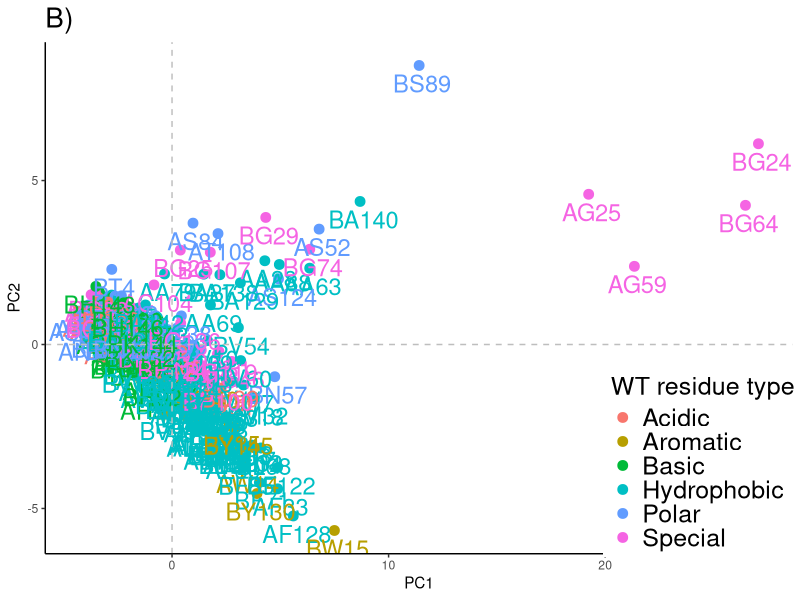
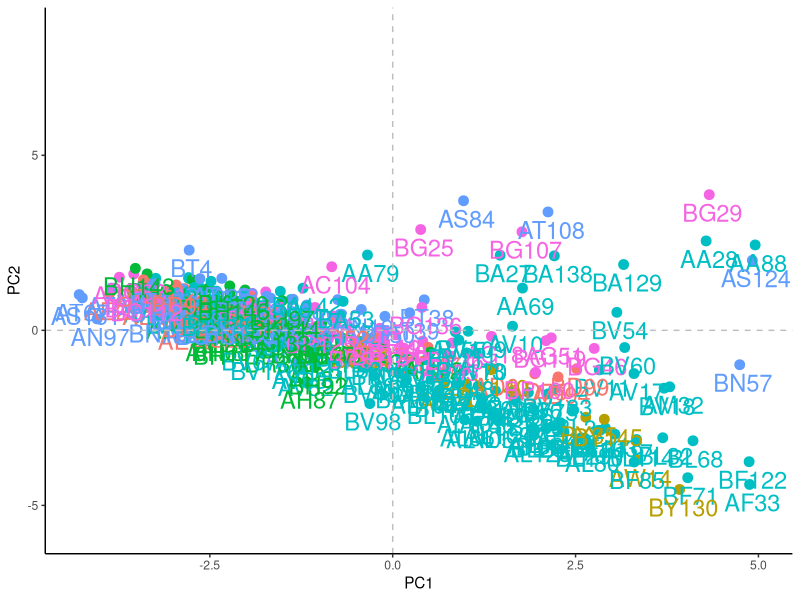
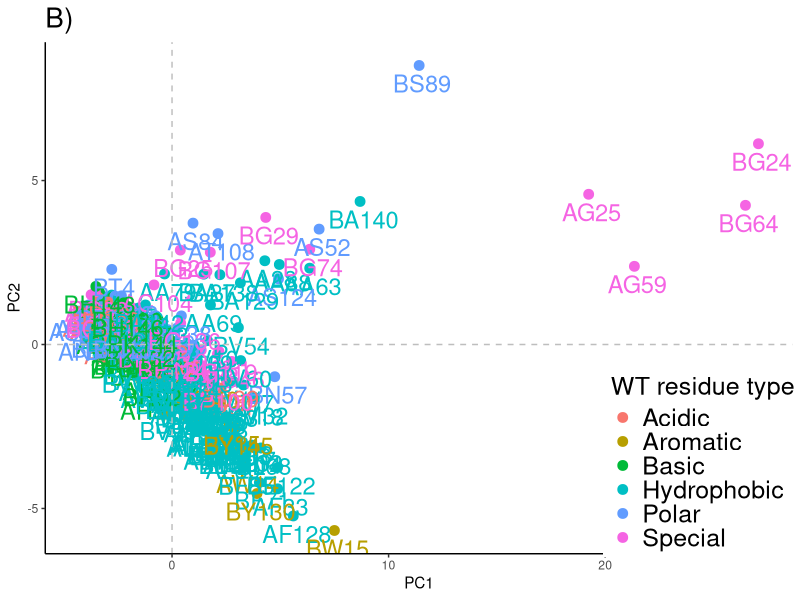
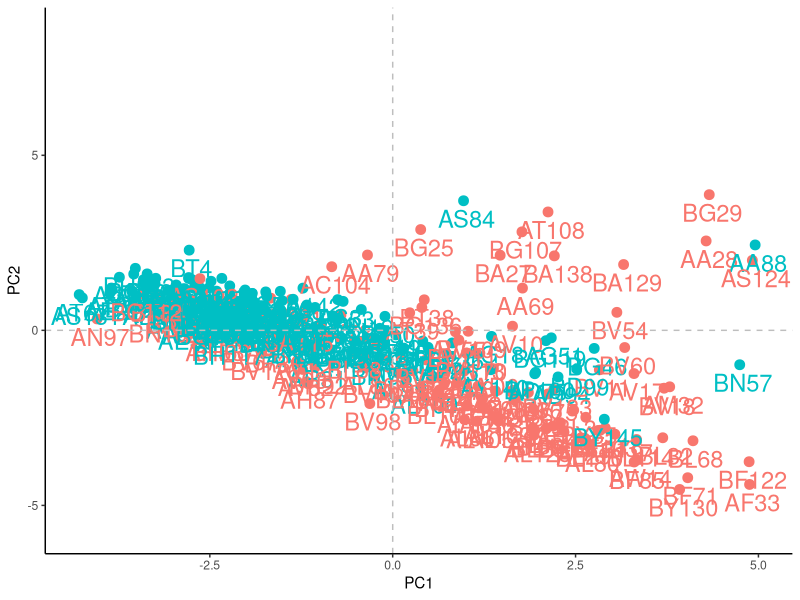
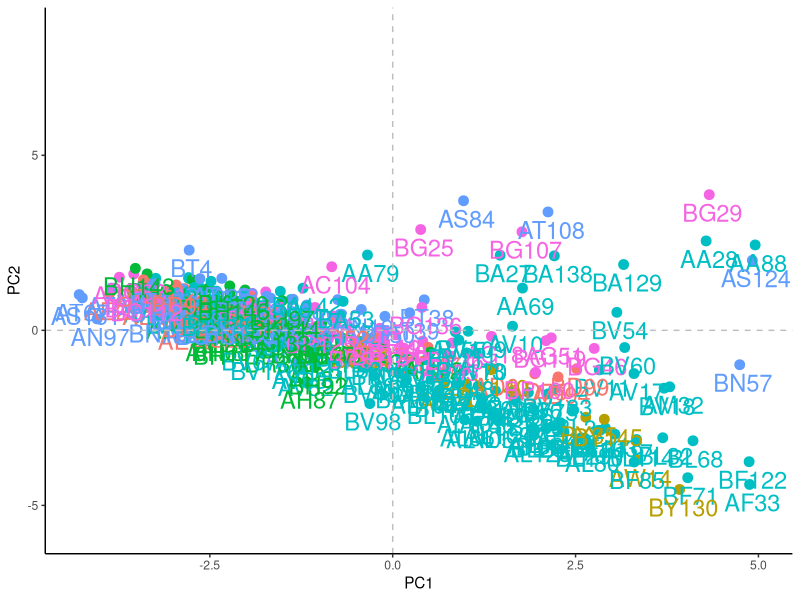
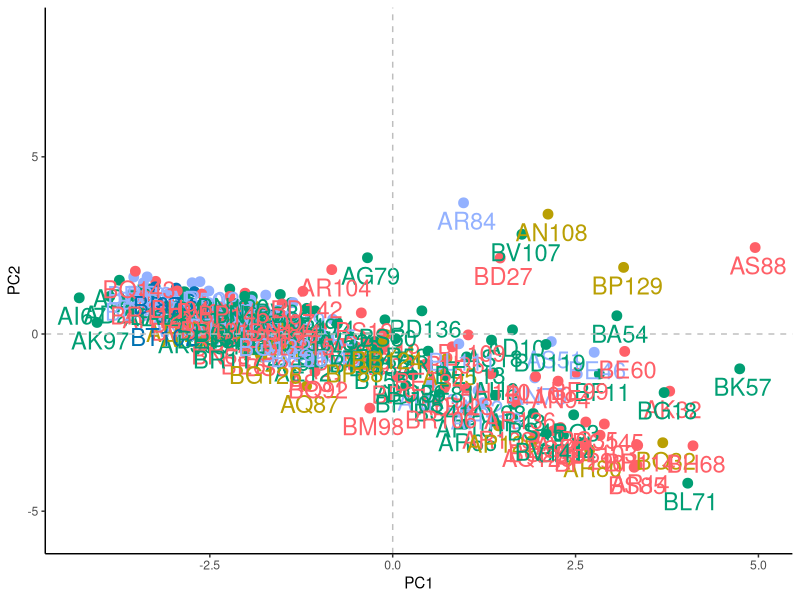
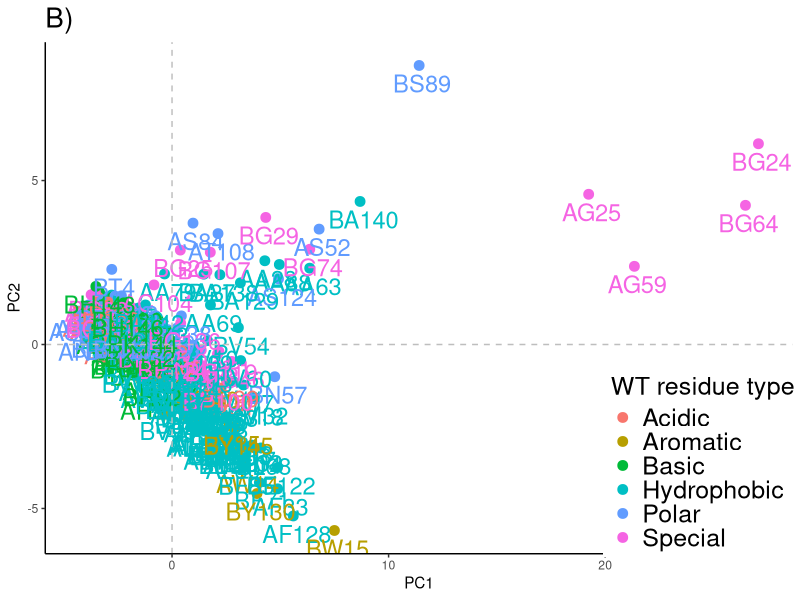
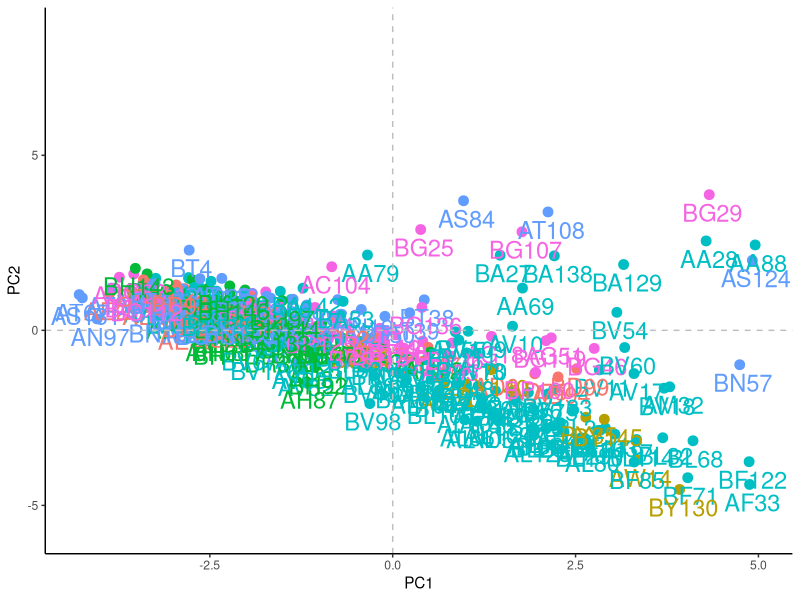

Recreate these plots in R, in order.
library(tidyverse)

data <- read_csv("../00_datasets/processed/data.csv")
metadata <- read_csv("../00_datasets/processed/metadata.csv")

# perform PCA on the data ------
pca <- prcomp(data, scale. = TRUE)

# create a data frame of the first two principal components
pca_data <- data.frame(
  PC1 = pca$x[,1],
  PC2 = pca$x[,2],
  Residue = metadata$Residue,
  Mutated_residue = metadata$Mutated_residue,
  Residue_type = metadata$residue_type,
  Mutant = metadata$MUT,
  Exposure = metadata$Exposure,
  Clin = metadata$Clinical_significance,
  Expo = metadata$Exposure,
  Chain = metadata$Chain
)

# WILD TYPE FULL
wt_full <- ggplot(pca_data, aes(x = PC1, y = PC2, 
                                color = Residue_type, label = Residue)) +
  geom_point(size = 3) + 
  geom_text(hjust=0.45, vjust=1.5, size = 6, show.legend = FALSE) + 
  labs(x = "PC1", y = "PC2") +
  geom_hline(yintercept=0, linetype="dashed", color = "grey") +
  geom_vline(xintercept=0, linetype="dashed", color = "grey") + 
  labs(color = "WT residue type") +
  theme_classic()+
  theme(legend.position = c(0.88, 0.18)) +
  theme(legend.text = element_text(size = 18), legend.title = element_text(size = 18)) +
  ggtitle("B)") + theme(plot.title = element_text(size=20))

wt_full
ggsave("../02_figures/res_wt_full.png", wt_full, width = 24, height = 18, units = "cm") 



# WILD TYPE ZOOM
wt_zoom <- ggplot(pca_data, aes(x = PC1, y = PC2, 
                                color = Residue_type, label = Residue)) +
  geom_point(size = 3) + 
  geom_text(hjust=0.45, vjust=1.5, size = 6, show.legend = FALSE) + 
  labs(x = "PC1", y = "PC2") +
  geom_hline(yintercept=0, linetype="dashed", color = "grey") +
  geom_vline(xintercept=0, linetype="dashed", color = "grey") +
  labs(color = "WT residue type") +
  theme_classic()+
  theme(legend.position = c(0.9, 0.2)) +
  theme(legend.text = element_text(size = 15), legend.title = element_text(size = 15))  +
  xlim(-NA, 5) + 
  theme(legend.position = c(0.09, 0.85))+
  theme(legend.position = "none")


wt_zoom 
ggsave("../02_figures/res_wt_zoom.png", wt_zoom, width = 24, height = 18, units = "cm")


wt_full
# EXPOSURE  FULL
expo_full <- ggplot(pca_data, aes(x = PC1, y = PC2, 
                                  color = Expo, label = Residue)) +
  geom_point(size = 3) + 
  geom_text(hjust=0.45, vjust=1.5, size = 6, show.legend = FALSE) + 
  labs(x = "PC1", y = "PC2") +
  geom_hline(yintercept=0, linetype="dashed", color = "grey") +
  geom_vline(xintercept=0, linetype="dashed", color = "grey") + 
  labs(color = "Exposure class") +
  theme_classic()+
  theme(legend.position = c(0.88, 0.13)) +
  theme(legend.text = element_text(size = 18), legend.title = element_text(size = 18))   +
  ggtitle("A)") + theme(plot.title = element_text(size=20))
ggsave("../02_figures/expo_full.png", expo_full, width = 24, height = 18, units = "cm")


# EXPOSURE ZOOM
expo_zoom <- ggplot(pca_data, aes(x = PC1, y = PC2, 
                                  color = Expo, label = Residue)) +
  geom_point(size = 3) + 
  geom_text(hjust=0.45, vjust=1.5, size = 6, show.legend = FALSE) + 
  labs(x = "PC1", y = "PC2") +
  geom_hline(yintercept=0, linetype="dashed", color = "grey") +
  geom_vline(xintercept=0, linetype="dashed", color = "grey") +
  labs(color = "Exposure class") +
  theme_classic()+
  theme(legend.position = c(0.9, 0.2)) +
  theme(legend.text = element_text(size = 15), legend.title = element_text(size = 15))   +
  xlim(-NA, 5) + 
  #theme(legend.position = c(0.15, 0.8))+
  theme(legend.position = c(0.09, 0.85))+
  theme(legend.position = "none")


expo_zoom 
ggsave("../02_figures/expo_zoom.png", expo_zoom, width = 24, height = 18, units = "cm")


# MUTANT FULL
custom_colors <- c("#FF6C6A", "#C59B00", "#00C029", "#00C2C5", "#6698FF", "#FF4AE6", "grey")
mut_full <- pca_data %>% filter(Mutated_residue != "Undocumented") %>% 
  ggplot(aes(x = PC1, y = PC2, 
             color = Mutant, label = Mutated_residue)) +
  geom_point(size = 3) + 
  geom_text(hjust=0.45, vjust=1.5, size = 6, show.legend = FALSE) + 
  labs(x = "PC1", y = "PC2") +
  geom_hline(yintercept=0, linetype="dashed", color = "grey") +
  geom_vline(xintercept=0, linetype="dashed", color = "grey") +
  labs(color = "Mutant residue type") +
  scale_color_manual(values = c("#FF6C6A", "#C59B00", "#00C029", "#00C2C5", "#6698FF", "#FF4AE6", "grey"), 
                     labels = c("Acidic", "Aromatic", "Basic", 
                                "Hydrophobic", "Polar", "Special", "Undocumented")) +
  theme_classic()+
  # theme(legend.position = c(0.9, 0.23)) +
  theme(legend.position = c(0.87, 0.18)) +
  theme(legend.text = element_text(size = 18), legend.title = element_text(size = 18))   +
  ylim(-5.5, NA)  +
  ggtitle("C)") + theme(plot.title = element_text(size=20))

ggsave("../02_figures/res_mut_full.png", mut_full, width = 24, height = 18, units = "cm") #+


wt_zoom
# MUTANT ZOOM
custom_colors <- c("#FF6C6A", "#C59B00", "#00C029", "#00C2C5", "#6698FF", "#FF4AE6", "grey")
mut_zoom <- pca_data %>% filter(Mutated_residue != "Undocumented") %>% 
  ggplot(aes(x = PC1, y = PC2, 
             color = Mutant, label = Mutated_residue)) +
  geom_point(size = 3) + 
  geom_text(hjust=0.45, vjust=1.5, size = 6, show.legend = FALSE) + 
  labs(x = "PC1", y = "PC2") +
  geom_hline(yintercept=0, linetype="dashed", color = "grey") +
  geom_vline(xintercept=0, linetype="dashed", color = "grey") +
  labs(color = "Mutant residue type") +
  scale_color_manual(values = c("#FF6C6A", "#C59B00", "#00C029", "#00C2C5", "#6698FF", "#FF4AE6", "grey"), 
                     labels = c("Acidic", "Aromatic", "Basic", 
                                "Hydrophobic", "Polar", "Special", "Undocumented")) +
  theme_classic()+
  # theme(legend.position = c(0.9, 0.23)) +
  theme(legend.text = element_text(size = 15), legend.title = element_text(size = 15))   +
  ylim(-5.5, NA)+
  xlim(-NA, 5) + 
  theme(legend.position = c(0.10, 0.85)) +
  theme(legend.position = "none")

ggsave("../02_figures/res_mut_zoom.png", mut_zoom, width = 24, height = 18, units = "cm")



# Clinical FULL
clin_full <- pca_data %>% filter(Mutated_residue != "Undocumented") %>% 
  ggplot(aes(x = PC1, y = PC2, 
             color = Clin, label = Mutated_residue)) +
  geom_point(size = 3) + 
  geom_text(hjust=0.45, vjust=1.5, size = 6,show.legend = FALSE) + 
  labs(x = "PC1", y = "PC2") +
  geom_hline(yintercept=0, linetype="dashed", color = "grey") +
  geom_vline(xintercept=0, linetype="dashed", color = "grey") +
  labs(color = "Clinical significance") +
  scale_color_manual(values = c("#0072B2", "#93B1FF", "#B99F03", "#FF6068", "#009E73", "#BFBFBF"), 
                     labels = c("Benign", "Likely benign", "Likely pathogenic", 
                                "Pathogenic", "Uncertain significance", "Undocumented")) +
  guides(label = FALSE) +
  theme_classic()+
  theme(legend.position = c(0.83, 0.18)) +
  theme(legend.text = element_text(size = 18), legend.title = element_text(size = 18))   +
  ylim(-5.5, NA)  +
  ggtitle("D)") + theme(plot.title = element_text(size=20))
ggsave("../02_figures/res_clin_full.png", clin_full, width = 24, height = 18, units = "cm")

# Clinical ZOOM
custom_colors <- c("#0072B2", "#93B1FF", "#B99F03", "#FF6068", "#009E73", "#BFBFBF")
clin_zoom <- pca_data %>% filter(Mutated_residue != "Undocumented") %>% 
  ggplot(aes(x = PC1, y = PC2, 
             color = Clin, label = Mutated_residue)) +
  geom_point(size = 3) + 
  geom_text(hjust=0.45, vjust=1.5, size = 6,show.legend = FALSE) + 
  labs(x = "PC1", y = "PC2") +
  geom_hline(yintercept=0, linetype="dashed", color = "grey") +
  geom_vline(xintercept=0, linetype="dashed", color = "grey") +
  labs(color = "Clinical significance") +
  scale_color_manual(values = c("#0072B2", "#93B1FF", "#B99F03", "#FF6068", "#009E73", "#BFBFBF"), 
                     labels = c("Benign", "Likely benign", "Likely pathogenic", 
                                "Pathogenic", "Uncertain significance", "Undocumented")) +
  guides(label = FALSE) +
  theme_classic()+
  #theme(legend.position = c(0.85, 0.2))+
  #theme(legend.text = element_text(size = 10), legend.title = element_text(size = 10))  +
  ylim(-5.5, NA)+
  xlim(-NA, 5) + 
  theme(legend.position = "none") 
#theme(legend.position = c(0.13, 0.87)

clin_zoom
ggsave("../02_figures/res_clin_zoom.png", clin_zoom, width = 24, height = 18, units = "cm")




